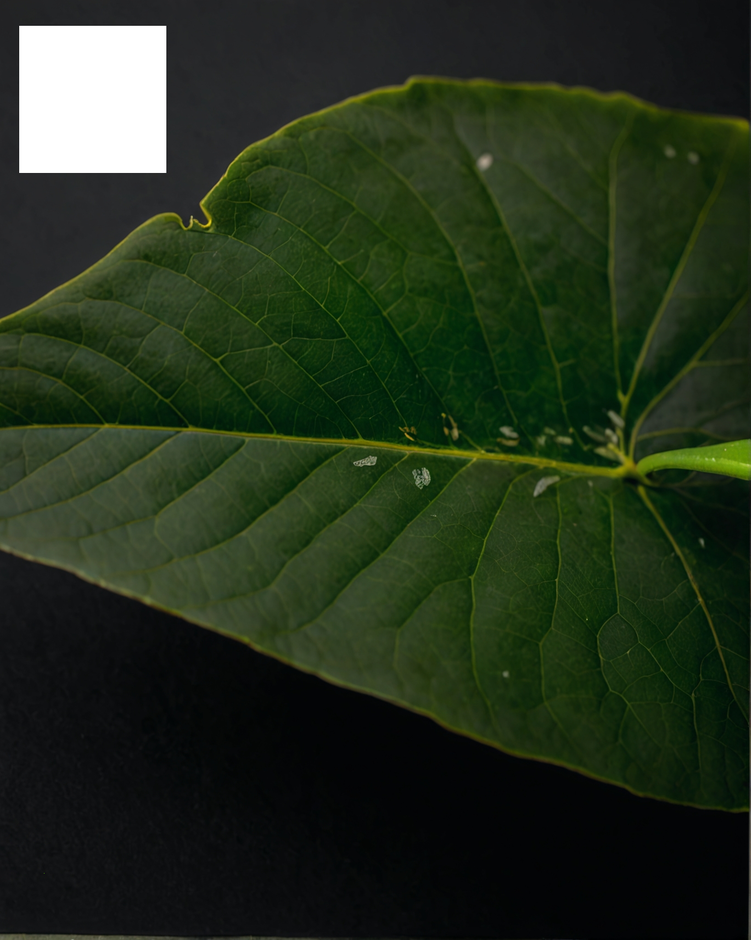
#> input picture Code/HyacinthScan/assets/input/ImageData.png, 751 x 940 px, shrunk from 1368 x 1712 before the run
$ python test.py
#> lines starting #> are read from the running program, lines starting #| are printed output that depends on the picture; after the words box and inside, x2 and y2 are one past the last pixel; in counts of white or black regions, pixels touching at a corner belong together
### Code/HyacinthScan/sections/LeafOutline.py
def leaf_outline(image_path):
#> called with image_path = './assets/input/ImageData.png'
    import cv2
    import numpy as np
    import matplotlib.pyplot as plt

    # Load the image
    image = cv2.imread(image_path)
#> image is the input picture: shape (940, 751, 3); mean B, G, R 27.7, 46.9, 34.7

    # Convert the image to HSV color space
    hsv_image = cv2.cvtColor(image, cv2.COLOR_BGR2HSV)
#> hsv_image: shape (940, 751, 3); mean H, S, V 68.4, 120.8, 47.6

    # Create masks for the calibration cube, leaf, and scars
    green_lower = np.array([35, 40, 40])
    green_upper = np.array([85, 255, 255])

    # Create masks for the calibration leaf
    green_mask = cv2.inRange(hsv_image, green_lower, green_upper)
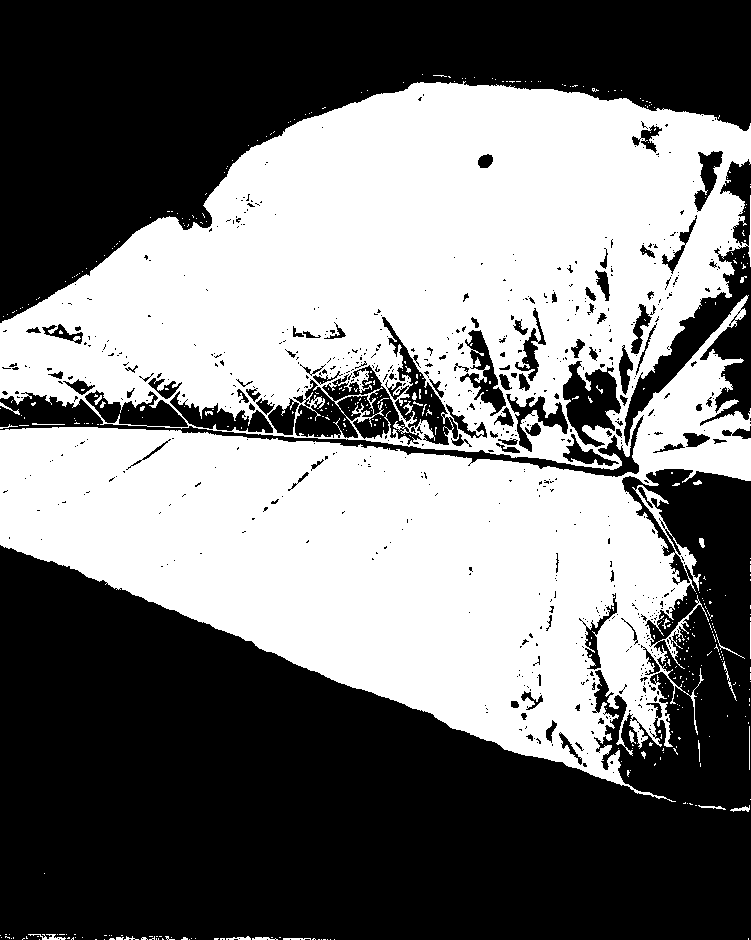
#> green_mask: shape (940, 751); 46.8% white; 436 white regions (405 under 20 px)

    # Find contours of the leaf
    leaf_contours, _ = cv2.findContours(green_mask, cv2.RETR_EXTERNAL, cv2.CHAIN_APPROX_SIMPLE)
#> leaf_contours = 330 contours, 320 with area under 20; largest, box (x1, y1, x2, y2) and area: (0, 81, 751, 802) 354833, (28, 934, 66, 940) 46, (730, 805, 750, 812) 40, (226, 936, 251, 940) 34, (629, 730, 636, 744) 30
    leaf_contour = max(leaf_contours, key=cv2.contourArea)
#> leaf_contour = contour of 3770 points, box (x1, y1, x2, y2) (0, 81, 751, 802), area 354833

    # Optionally display the results visually
    cv2.drawContours(image, [leaf_contour], -1, (0, 255, 0), 2)
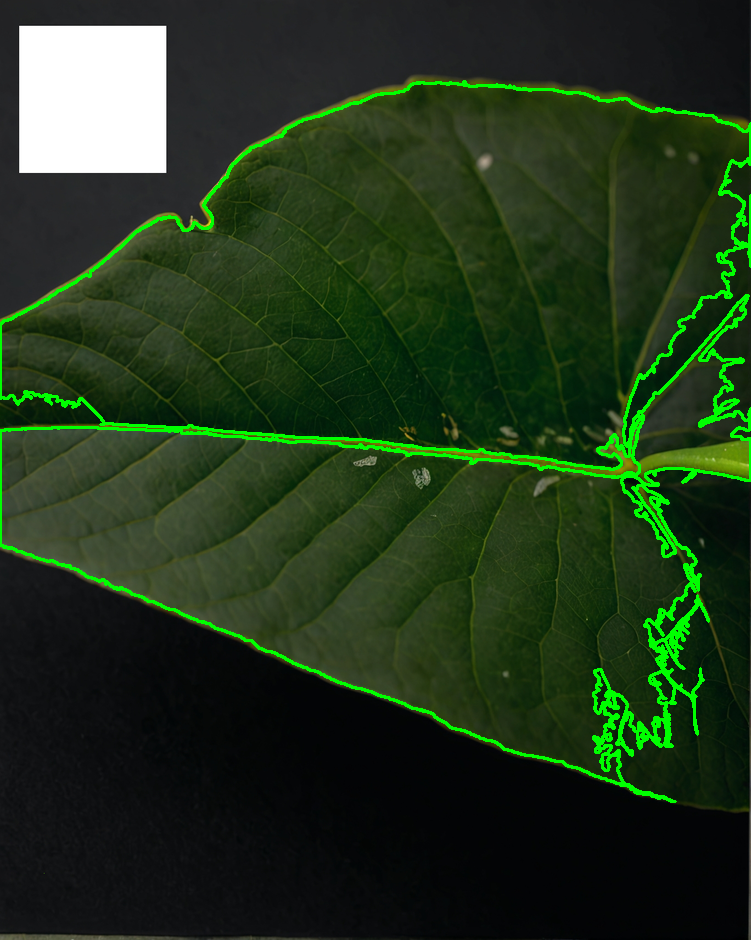
#> image: shape (940, 751, 3); 3.28% of pixels changed, all inside (x1, y1, x2, y2) = (0, 80, 751, 803)

    return image, leaf_contour

#leaf_outline(image_pathF,image_pathB)

### Code/HyacinthScan/test.py
import cv2
import numpy as np
import matplotlib.pyplot as plt

from sections import LeafOutline

image, leaf_contour = LeafOutline.leaf_outline("./assets/input/ImageData.png")

print(leaf_contour)
#> (printed output is left out)

# Display the segmented image
plt.subplot(1, 2, 1)
plt.title('Original Image')
plt.imshow(cv2.cvtColor(image, cv2.COLOR_BGR2RGB))
plt.axis('off')

cv2.imshow("Heal",image)
cv2.waitKey(0)
cv2.destroyAllWindows()
